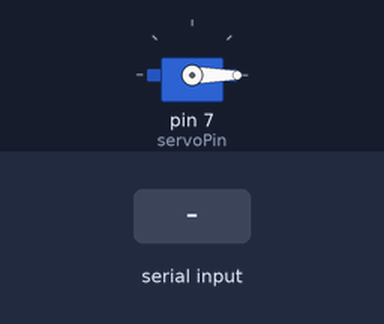
Bench run of a sketch on a simulated Arduino Leonardo, built with avr-gcc and run on an emulated ATmega32U4. On the bench: servo. Inputs (shaded band) come from the test bench. What the sketch prints to the serial monitor is not drawn.

Above: at 1.2 s.
1.3 s: "1\n" received over Serial
At 2.5 s:
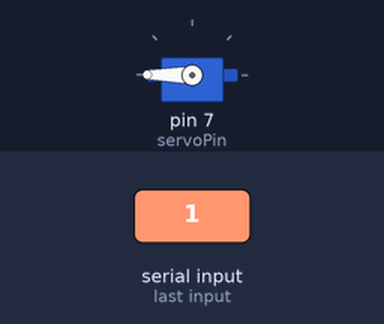
4.3 s: "90,45\n" received over Serial
Timing chart, 0 to 7.3 s (numbered marks = the images above; inputs shaded):
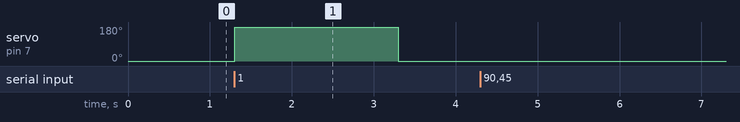

Measured:
- after the input at 1.3 s, servo on pin 7 (servoPin): 0° → 180° at once, → 0° 2.0 s later

The sketch:

GloveServoClient.ino
```cpp
#include <Servo.h>

Servo myServo;  // Servo object
int servoPin = 7;  // Pin connected to the servo

void setup() {
    Serial.begin(9600);  // Initialize Serial
    myServo.attach(servoPin);  // Attach servo to pin
    myServo.write(0);  // Set initial position to 0°
    Serial.println("Arduino ready, waiting for command...");
}

void loop() {
     Serial.println("Arduino loop entered");
    if (Serial.available()) {  // Check if data is available
        int flag = Serial.parseInt();  // Read integer (0 or 1)

        if (flag == 1) {
            Serial.println("Rotating to 180°...");
            myServo.write(180);
        } else if (flag == 0) {
            Serial.println("Returning to 0°...");
            myServo.write(0);
        } else {
            Serial.println("Invalid command received.");
        }

        delay(1000);  // Give the servo time to move
    }
}
```
